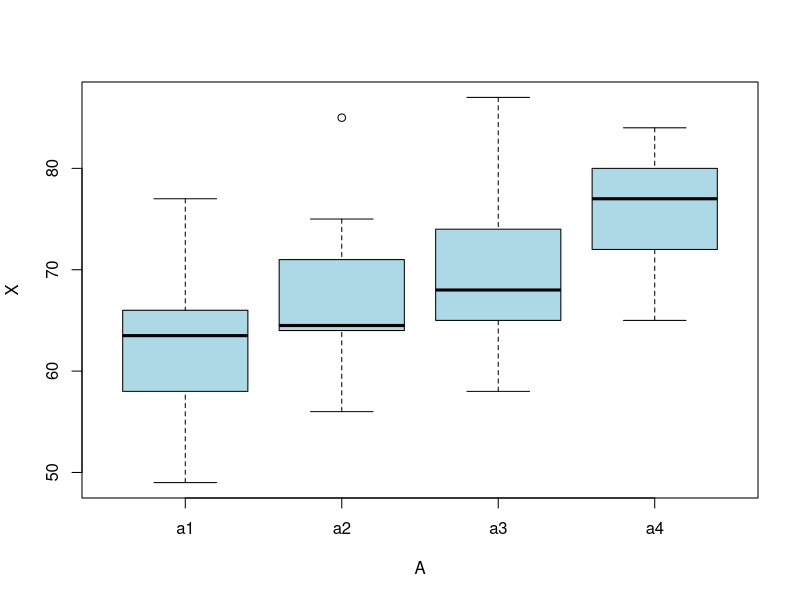

Write R code to recreate this figure.
# 分散分析
# 参考
# https://www1.doshisha.ac.jp/~mjin/R/Chap_13/13.html

# 対応の無いデータ
# 以下に示したのは、a1, a2, a3, a4の4群間の比較を行う場合です。
# 必要に応じて以下のデータa1, a2, a3, a4の要素を書き換えてください。
# 5群以上に増やすことも可能です。
a1<- c(63,58,64,58,77,66,52,64,49,66)
a2<- c(64,64,68,61,56,71,64,65,85,75)
a3<- c(59,87,79,71,65,65,65,71,74,58)
a4<- c(83,79,65,67,80,72,80,75,72,84)
bunsan1<- data.frame(A=factor(c(rep("a1",10),rep("a2",10),rep("a3",10),rep("a4",10))),X=c(a1,a2,a3,a4)) # 5群以上に増やす場合、この行の修正が少しわかりにくいかもしれません。別途、相談してください。
bunsan1 # 格納されているデータ構造を視認で確認するための一行

# データフレーム bunsan1 に格納されているa1, a2, a3, a4群ごとの箱ヒゲ図を描画する。
boxplot(X~A,data=bunsan1,col="lightblue")

# Rには分散分析を自動実行するためのコマンド aov が用意されている。
# 分散分析を実行するだけなら、関数 aov を用いて aov(X~A,data=bunsan1) とするだけで良い。
aov(X~A,data=bunsan1)
# 分散分析の結果の「要約を表示させるため」には、
summary(aov(X~A,data=bunsan1))
# と書き、分散分析表を出力させる。

# 分散分析表の用語解説
# [横軸]
# Df: 自由度
# Sum Sq: 変動
# Mean Sq: 不偏分散
# F value: 分散比
# Pr(>F): P値
# [縦軸]
# Residuals: 残差

# 帰無仮説: 各群の母平均は等しい。
# 対立仮説: 各群の母平均には異なるものがある。（少なくとも一つの群間の母平均間に差がある。全ての組み合わせで差があるわけではないことに注意）
# 帰無仮説が正しいもとで、検定統計量であるF値（F value）を求める。
# 群内のバラつきに比べ、群間のバラつきが大きければ、「各群の母平均は等しい」という帰無仮説を棄却し、対立仮説を採択する。
# 群内のバラつきに比べ、群間のバラつきが小さければ、「各群の母平均は等しい」という帰無仮説を棄却できない。
# 群内のバラつき、群間のバラつきについては、http://kogolab.chillout.jp/elearn/hamburger/chap6/sec2.html の図解を参照されたい。

# 実用上、分散分析表におけるPr(>F)の値が0.05より小さい場合、有意水準 5% で帰無仮説は棄却される。
